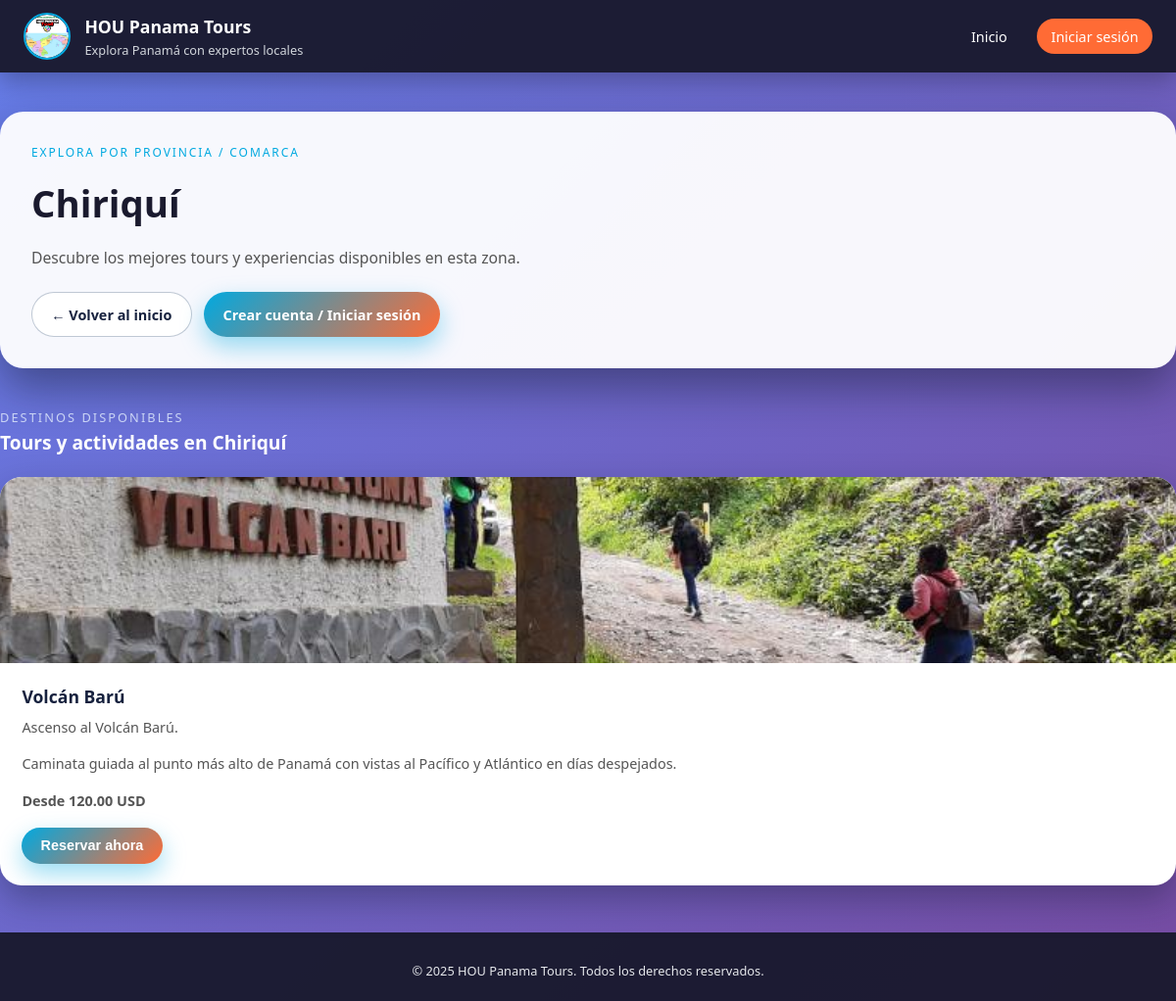
Page /provincia.php?slug=Chiriquí on the committed database.
### tables this page shows
CREATE TABLE destinos (
  id INT AUTO_INCREMENT PRIMARY KEY,
  codigo VARCHAR(20) NOT NULL UNIQUE,
  nombre VARCHAR(150) NOT NULL,
  provincia VARCHAR(80) NOT NULL,
  descripcion_corta VARCHAR(255) NOT NULL,
  descripcion_larga TEXT NOT NULL,
  precio_base DECIMAL(10,2) NOT NULL,
  imagen VARCHAR(255) NOT NULL,
  activo TINYINT(1) NOT NULL DEFAULT 1
);

### provincia.php (the view, shortened to what this page needs)
<?php
require_once 'config.php';
$usuario = null;
$slug = $_GET['slug'] ?? '';
$provincia = null;
$destinos = [];
if ($slug !== '') {
    $stmt = $pdo->prepare("
        SELECT provincia AS nombre_provincia
        FROM destinos
        WHERE provincia = ?
        LIMIT 1
    ");
    $stmt->execute([$slug]);
    $provincia = $stmt->fetch(PDO::FETCH_ASSOC);
    $stmt = $pdo->prepare("
        SELECT id, nombre, descripcion_corta, descripcion_larga, precio_base, imagen
        FROM destinos
        WHERE provincia = ? AND activo = 1
        ORDER BY nombre
    ");
    $stmt->execute([$slug]);
    $destinos = $stmt->fetchAll(PDO::FETCH_ASSOC);
}
?>
<!DOCTYPE html>
<html lang="es">
<head>
    <link rel="stylesheet" href="css/style.css">
</head>
<body>
<header class="header">
    <div class="header-inner">
        <div class="brand" onclick="window.location.href='index.php'" style="cursor:pointer;">
            <div class="brand-logo">
                <img src="Imagenes/empresas_hou.jpg"
                     alt="HOU Panama Tours"
                     style="width:100%;height:100%;object-fit:cover;border-radius:50%;">
            </div>
            <div>
                <div class="brand-title">HOU Panama Tours</div>
                <div class="brand-subtitle">Explora Panamá con expertos locales</div>
            </div>
        </div>
        <nav class="nav">
            <a href="index.php">Inicio</a>
            <?php if ($usuario): ?>
                <?php if (($usuario['rol'] ?? 'usuario') !== 'admin'): ?>
                    <a href="mis-reservas.php">Mis reservas</a>
                <?php endif; ?>
                <?php if (($usuario['rol'] ?? 'usuario') === 'admin'): ?>
                    <a href="admin.php">Panel de Adminnistrador</a>
                <?php endif; ?>
                <span class="user-pill">👤 <?php echo htmlspecialchars($usuario['nombre']); ?></span>
                <a href="index.php?logout=1" class="nav-cta">Cerrar sesión</a>
            <?php else: ?>
                <a href="login.php" class="nav-cta">Iniciar sesión</a>
            <?php endif; ?>
        </nav>
    </div>
</header>
<section class="hero">
    <div class="hero-grid">
        <div>
            <p class="hero-kicker">Explora por provincia / comarca</p>
            <h1 class="hero-title">
                <?php
                if ($provincia) {
                    echo htmlspecialchars($provincia['nombre_provincia']);
                } else {
                    echo 'Provincia no encontrada';
                }
                ?>
            </h1>
            <p class="hero-subtitle">
                <?php if ($provincia): ?>
                    Descubre los mejores tours y experiencias disponibles en esta zona.
                <?php else: ?>
                    Lo sentimos, no pudimos cargar la información de esta provincia o comarca.
                <?php endif; ?>
            </p>
            <div class="hero-actions">
                <a href="index.php" class="btn btn-ghost">← Volver al inicio</a>
                <?php if ($usuario): ?>
                    <a href="mis-reservas.php" class="btn btn-primary">Ver mis reservas</a>
                <?php else: ?>
                    <a href="login.php" class="btn btn-primary">Crear cuenta / Iniciar sesión</a>
                <?php endif; ?>
            </div>
        </div>
    </div>
</section>
<section class="section">
    <div class="section-header">
        <p class="section-kicker">Destinos disponibles</p>
        <h2 class="section-title">
            Tours y actividades en
            <?php echo htmlspecialchars($provincia['nombre_provincia'] ?? $slug ?: 'esta provincia'); ?>
        </h2>
    </div>
    <?php if (!empty($destinos)): ?>
        <div class="card-grid">
            <?php foreach ($destinos as $d): ?>
                <div class="card">
                    <?php if (!empty($d['imagen'])): ?>
                        <div class="card-image">
                            <img src="<?php echo htmlspecialchars($d['imagen']); ?>"
                                 alt="<?php echo htmlspecialchars($d['nombre']); ?>">
                        </div>
                    <?php endif; ?>
                    <div class="card-content">
                        <h3 class="card-title">
                            <?php echo htmlspecialchars($d['nombre']); ?>
                        </h3>
                        <p class="card-description">
                            <?php echo htmlspecialchars($d['descripcion_corta']); ?>
                        </p>
                        <p class="card-description" style="margin-top:0.5rem;">
                            <?php echo htmlspecialchars($d['descripcion_larga']); ?>
                        </p>
                        <p class="card-description" style="margin-top:0.5rem;font-weight:600;">
                            Desde <?php echo number_format($d['precio_base'], 2); ?> USD
                        </p>
                        <div class="hero-actions" style="margin-top:1rem;">
                            <form method="get" action="reserva.php">
                                <button class="btn btn-primary" type="submit">Reservar ahora</button>
                            </form>
                        </div>
                    </div>
                </div>
            <?php endforeach; ?>
        </div>
    <?php else: ?>
        <p style="color:#fff;margin-top:1rem;">
            No hay tours configurados para esta provincia/comarca.
        </p>
    <?php endif; ?>
</section>
<footer class="footer">
    <p>© <?php echo date('Y'); ?> HOU Panama Tours. Todos los derechos reservados.</p>
</footer>
</body>
</html>

### style.css (style rules this page uses)
* { box-sizing: border-box; margin: 0; padding: 0; }
:root { --primary: #00A9E0; --secondary: #FF6B35; --dark: #1a1a2e; --light: #f8f9fa; --accent: #16213e; }
body { font-family: 'Segoe UI', Tahoma, Geneva, Verdana, sans-serif; background: linear-gradient(135deg, #667eea 0%, #764ba2 100%); color: #222; line-height: 1.6; }
a { color: inherit; text-decoration: none; }
img { max-width: 100%; display: block; }
.header { background: rgba(26, 26, 46, 0.96); color: #fff; position: sticky; top: 0; z-index: 50; box-shadow: 0 10px 25px rgba(0, 0, 0, 0.25); }
.header-inner { max-width: 1200px; margin: 0 auto; padding: 0.8rem 1.5rem; display: flex; align-items: center; justify-content: space-between; gap: 1rem; }
.brand { display: flex; align-items: center; gap: 0.9rem; }
.brand-logo { width: 48px; height: 48px; border-radius: 50%; overflow: hidden; border: 2px solid var(--primary); }
.brand-title { font-weight: 700; font-size: 1.1rem; }
.brand-subtitle { font-size: 0.8rem; color: #d1d5db; }
.nav { display: flex; align-items: center; gap: 1rem; }
.nav a { font-size: 0.9rem; padding: 0.4rem 0.9rem; border-radius: 999px; position: relative; }
.nav a::after { content: ""; position: absolute; bottom: -5px; left: 0; width: 0; height: 2px; background: var(--primary); transition: width 0.25s; }
.nav-cta { background: var(--secondary); color: #fff; border-radius: 25px; }
.hero { max-width: 1200px; margin: 2.5rem auto; padding: 2rem; background: rgba(255, 255, 255, 0.95); border-radius: 24px; box-shadow: 0 20px 45px rgba(15, 23, 42, 0.45); }
.hero-grid { display: grid; grid-template-columns: minmax(0, 1.4fr) minmax(0, 1fr); gap: 2rem; align-items: center; }
.hero-kicker { text-transform: uppercase; letter-spacing: 0.16em; font-size: 0.75rem; color: var(--primary); margin-bottom: 0.75rem; }
.hero-title { font-size: clamp(2.1rem, 3.2vw, 2.6rem); font-weight: 700; color: var(--dark); margin-bottom: 0.75rem; }
.hero-subtitle { font-size: 0.98rem; color: #555; margin-bottom: 1.4rem; }
.hero-actions { display: flex; flex-wrap: wrap; gap: 0.8rem; }
.btn { display: inline-flex; align-items: center; justify-content: center; padding: 0.65rem 1.2rem; border-radius: 999px; border: none; cursor: pointer; font-size: 0.9rem; font-weight: 600; transition: transform 0.2s, box-shadow 0.2s, opacity 0.2s; }
.btn-primary { background: linear-gradient(135deg, var(--primary), var(--secondary)); color: white; box-shadow: 0 10px 25px rgba(0, 169, 224, 0.4); }
.btn-ghost { background: #ffffff; color: var(--accent); border: 1px solid rgba(148, 163, 184, 0.6); }
.section { margin: 2.5rem auto; max-width: 1200px; }
.section-header { margin-bottom: 1.2rem; }
.section-title { font-size: 1.2rem; font-weight: 700; color: #fff; }
.section-kicker { font-size: 0.8rem; text-transform: uppercase; letter-spacing: 0.16em; color: #cbd5f5; }
.card-grid { display: grid; grid-template-columns: repeat(auto-fit, minmax(260px, 1fr)); gap: 1.7rem; }
.card { background: white; border-radius: 22px; overflow: hidden; box-shadow: 0 15px 35px rgba(15, 23, 42, 0.35); display: flex; flex-direction: column; }
.card-image { height: 190px; overflow: hidden; }
.card-image img { width: 100%; height: 100%; object-fit: cover; transform: scale(1.02); transition: transform 0.4s; }
.card-content { padding: 1.3rem 1.4rem 1.4rem; }
.card-title { font-size: 1.1rem; font-weight: 700; margin-bottom: 0.35rem; color: var(--accent); }
.card-description { font-size: 0.9rem; color: #555; margin-bottom: 0.9rem; }
.footer { margin-top: 3rem; padding: 1.8rem 1rem 1.3rem; font-size: 0.8rem; color: #e5e7eb; text-align: center; background: rgba(26, 26, 46, 0.96); }

### rows in the picture
destinos: provincia "Chiriquí", imagen (picture), nombre "Volcán Barú", descripcion_corta "Ascenso al Volcán Barú.", descripcion_larga "Caminata guiada al punto más alto de Panamá con vistas al Pacífico y Atlántico en días despejados.", precio_base "120.00"
